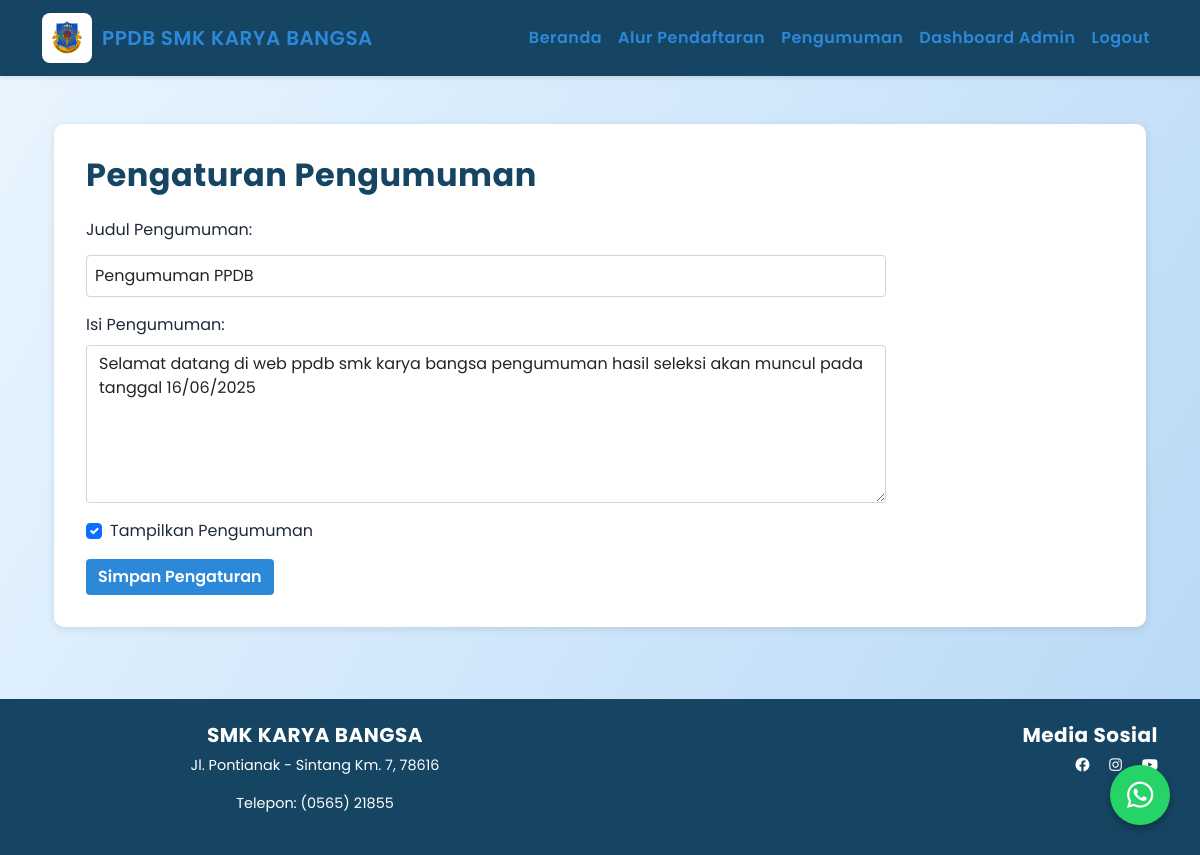
Screenshot of /admin/announcement-settings (signed in) with the database file from the repository.
### models.py (models this page shows)
class PpdbSettings(db.Model):
    id = db.Column(db.Integer, primary_key=True)
    registration_open = db.Column(db.Boolean, default=True)
    academic_year = db.Column(db.String(10))
    quota_per_major = db.Column(db.Integer)
    announcement_title = db.Column(db.String(200))
    announcement_content = db.Column(db.Text)
    show_announcement = db.Column(db.Boolean, default=False)

### routes/admin.py (the view, shortened to what this page needs)
@admin.route('/announcement-settings', methods=['GET', 'POST'])
def announcement_settings():
    if 'user_id' not in session or session.get('role') != 'admin':
        flash('Akses ditolak!', 'error')
        return redirect(url_for('auth.admin_login'))
    settings = PpdbSettings.query.first()
    return render_template('admin/announcement_settings.html', settings=settings)

### app.py (called while the page is built)
@app.before_request
def before_request():
    print(f"Incoming {request.method} request to {request.path}")

### templates/admin/announcement_settings.html (shortened to what this page needs)
{% extends 'base.html' %}
{% block content %}
<div class="container py-4">
    <div class="settings-panel">
        <h2 class="mb-4">Pengaturan Pengumuman</h2>
        <form method="POST" class="settings-form">
            <div class="mb-3">
                <label for="announcement_title" class="form-label">Judul Pengumuman:</label>
                <input type="text"
                       class="form-control"
                       id="announcement_title"
                       name="announcement_title"
                       value="{{ settings.announcement_title if settings else '' }}"
                       required>
            </div>
            <div class="mb-3">
                <label for="announcement_content" class="form-label">Isi Pengumuman:</label>
                <textarea class="form-control"
                          id="announcement_content"
                          name="announcement_content"
                          rows="6"
                          required>{{ settings.announcement_content if settings else '' }}</textarea>
            </div>
            <div class="mb-3 form-check">
                <input type="checkbox"
                       class="form-check-input"
                       id="show_announcement"
                       name="show_announcement"
                       {% if settings and settings.show_announcement %}checked{% endif %}>
                <label class="form-check-label" for="show_announcement">
                    Tampilkan Pengumuman
                </label>
            </div>
            <button type="submit" class="btn btn-primary">Simpan Pengaturan</button>
        </form>
    </div>
</div>
{% endblock %}

### static/style.css (style rules this page uses)
:root { --primary-color: #164563; --secondary-color: #2D5A7B; --accent-color: #2C88D9; --background-light: #f8fafc; --text-dark: #1e293b; --text-light: #64748b; --white: #ffffff; --spacing-sm: 1rem; --spacing-md: 2rem; --spacing-lg: 4rem; --border-radius: 8px; }
body { background: linear-gradient(rgba(187, 218, 237, 0.85),rgba(44,136,217,0.7)), url('../static/images/bg-ppdb.jpg') center center/cover no-repeat; }
.container { max-width: 1200px; margin: 0 auto; padding: 0 var(--spacing-md); }
form { margin-top: 20px; }
input[type="text"], input[type="password"], input[type="number"], input[type="submit"] { width: 100%; padding: 8px; margin: 5px 0 10px; box-sizing: border-box; }

### templates/base.html (style rules this page uses)
body, html { font-family: 'Poppins', Arial, Helvetica, sans-serif !important; color: #1e293b; background: linear-gradient(120deg, #eaf6ff 0%, #b8d8f6 100%); }
h1, h2, h3, h4, h5, h6 { font-family: 'Poppins', Arial, Helvetica, sans-serif !important; color: #164563; font-weight: 700; letter-spacing: 0.5px; }
.navbar, .footer, .btn, .btn-primary, .btn-outline-primary { font-family: 'Poppins', Arial, Helvetica, sans-serif !important; }
.btn-primary, .btn.btn-primary { background: #2C88D9 !important; border: none !important; color: #fff !important; font-weight: 600; }

### templates/admin/announcement_settings.html (style rules this page uses)
.settings-panel { background: white; border-radius: 10px; padding: 2rem; box-shadow: 0 2px 8px rgba(0,0,0,0.1); }
.settings-form { max-width: 800px; }

### rows the page displays
PpdbSettings: announcement_title "Pengumuman PPDB", announcement_content "Selamat datang di web ppdb smk karya bangsa pengumuman hasil seleksi akan muncul pada tanggal 16/06/2025", show_announcement "☑"
